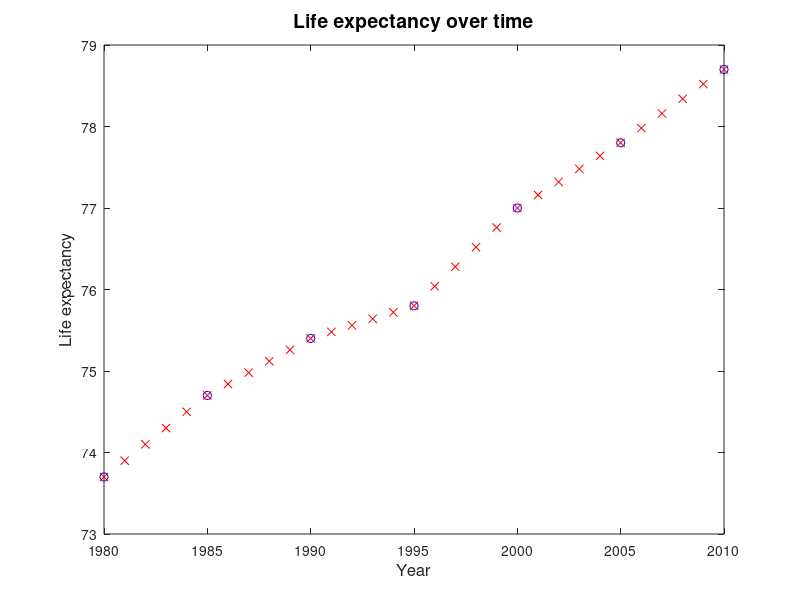

Here is the MATLAB script that generated this plot:
close all
clear
x = [1980, 1985, 1990, 1995, 2000, 2005, 2010];
v = [73.7, 74.7, 75.4, 75.8, 77.0, 77.8, 78.7];
xq = linspace(1980, 2010, 31);
vq1 = interp1(x,v,xq);
y = ones(31,2);
y(1,:) = [1980,vq1(1)];
for i = 2:31
    y(i,1) = y(i-1,1) + 1;
    y(i,2) = vq1(i);
end
format short g
disp(y)
plot(x,v,'bo',xq,vq1,'rx');
xlim([1980 2010]);
xlabel('Year','FontSize',12)
ylabel('Life expectancy','FontSize',12)
title('Life expectancy over time','FontSize',14)